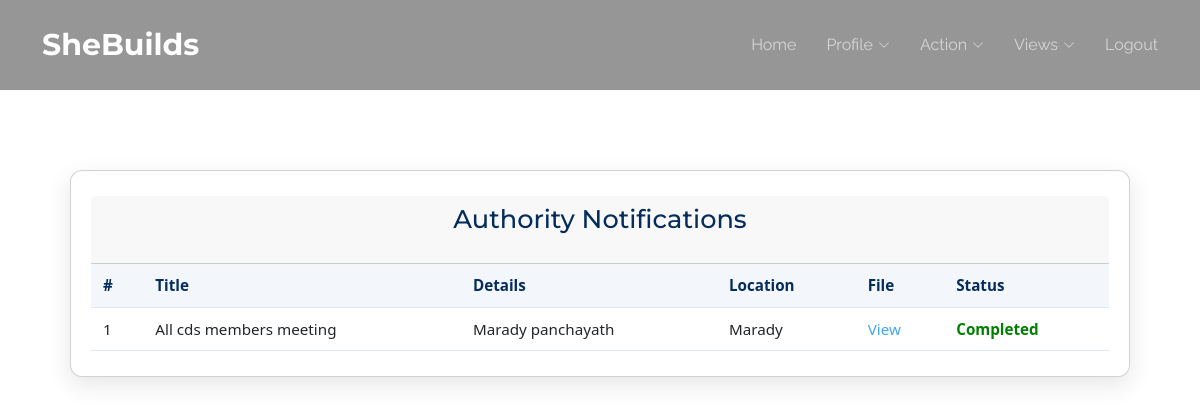
Page /CDS/viewauthoritynotification/ (signed in) on the committed database.
### Kudumbasree/models.py (models this page shows)
class tbl_notification(models.Model):
   notification_title=models.CharField(max_length=30)
   notification_details=models.CharField(max_length=30)
   notification_location=models.CharField(max_length=30)
   notification_file=models.FileField(upload_to="Assets/File/Notification/")
   notification_status=models.IntegerField(default=0)
   kudumbasree=models.ForeignKey(tbl_kudumbasree,on_delete=models.CASCADE,null=True)
   authority=models.ForeignKey(tbl_authority,on_delete=models.CASCADE,null=True)
   cds=models.ForeignKey(tbl_cds,on_delete=models.CASCADE,null=True)
   ads=models.ForeignKey(tbl_ads,on_delete=models.CASCADE,null=True)

### CDS/views.py (the view)
# urls.py: path('viewauthoritynotification/', views.ViewAuthorityNotification, name='ViewAuthorityNotification'),
def ViewAuthorityNotification(request):
    cds_id = request.session.get('cdsid')
    cds = tbl_cds.objects.select_related('authorityward__authority').get(id=cds_id)
    notifications = tbl_notification.objects.filter(
        authority=cds.authorityward.authority
    ).order_by('-id')
    return render(request, 'CDS/ViewAuthorityNotification.html', {
        'notifications': notifications
    })

### CDS/Templates/CDS/ViewAuthorityNotification.html (shortened to what this page needs)
{% extends 'CDS/Header.html' %}
{% block content %}
<div class="page-container">
    <div class="card profile-card">
        <div class="card-header">
            <h2>Authority Notifications</h2>
        </div>
        <div class="table-responsive">
            <table class="styled-table">
                <thead>
                    <tr>
                        <th>#</th>
                        <th>Title</th>
                        <th>Details</th>
                        <th>Location</th>
                        <th>File</th>
                        <th>Status</th>
                    </tr>
                </thead>
                <tbody>
                    {% for n in notifications %}
                    <tr>
                        <td>{{ forloop.counter }}</td>
                        <td>{{ n.notification_title }}</td>
                        <td>{{ n.notification_details }}</td>
                        <td>{{ n.notification_location }}</td>
                        <td>
                            {% if n.notification_file %}
                                <a href="{{ n.notification_file.url }}" target="_blank" class="file-link">View</a>
                            {% else %}
                                No File
                            {% endif %}
                        </td>
                        <td>
                            {% if n.notification_status == 1 %}
                                <span class="completed-label">Completed</span>
                            {% else %}
                                <span class="pending-label">Pending</span>
                            {% endif %}
                        </td>
                    </tr>
                    {% empty %}
                    <tr>
                        <td colspan="6" class="empty-row">No Notifications Available</td>
                    </tr>
                    {% endfor %}
                </tbody>
            </table>
        </div>
    </div>
</div>
{% endblock content %}

### Guest/static/Main/assets/css/main.css (style rules this page uses)
:root { --default-font: "Roboto", system-ui, -apple-system, "Segoe UI", Roboto, "Helvetica Neue", Arial, "Noto Sans", "Liberation Sans", sans-serif, "Apple Color Emoji", "Segoe UI Emoji", "Segoe UI Symbol", "Noto Color Emoji"; --heading-font: "Montserrat", sans-serif; --nav-font: "Raleway", sans-serif; }
:root { --background-color: #ffffff; --default-color: #2b180d; --heading-color: #1b2f45; --accent-color: #56b8e6; --surface-color: #ffffff; --contrast-color: #ffffff; }
:root { --nav-color: rgba(255, 255, 255, 0.6); --nav-hover-color: #ffffff; --nav-mobile-background-color: #ffffff; --nav-dropdown-background-color: #ffffff; --nav-dropdown-color: #212529; --nav-dropdown-hover-color: #56b8e6; }
:root { scroll-behavior: smooth; }
body { color: var(--default-color); background-color: var(--background-color); font-family: var(--default-font); }
a { color: var(--accent-color); text-decoration: none; transition: 0.3s; }
h1, h2, h3, h4, h5, h6 { color: var(--heading-color); font-family: var(--heading-font); }

### CDS/Templates/CDS/ViewAuthorityNotification.html (style rules this page uses)
.page-container { max-width: 1100px; margin: 40px auto; padding: 0 20px; font-family: 'Segoe UI', Tahoma, Geneva, Verdana, sans-serif; }
.card.profile-card { background: #fff; padding: 25px 20px; border-radius: 12px; box-shadow: 0 8px 25px rgba(0,0,0,0.1); margin-bottom: 30px; }
.card-header h2 { margin: 0 0 20px; font-size: 1.6rem; color: #042c5c; text-align: center; }
.table-responsive { overflow-x: auto; }
.styled-table { width: 100%; border-collapse: collapse; font-size: 0.95rem; }
.styled-table th, .styled-table td { padding: 10px 12px; text-align: left; border-bottom: 1px solid #e2e8f0; }
.styled-table th { background-color: #f3f6fb; color: #042c5c; font-weight: 600; }
.file-link { color: #42a5f5; text-decoration: none; }
.completed-label { color: green; font-weight: 600; }

### rows in the picture
tbl_notification: notification_title "All cds members meeting", notification_details "Marady panchayath", notification_location "Marady", notification_status "Completed"
